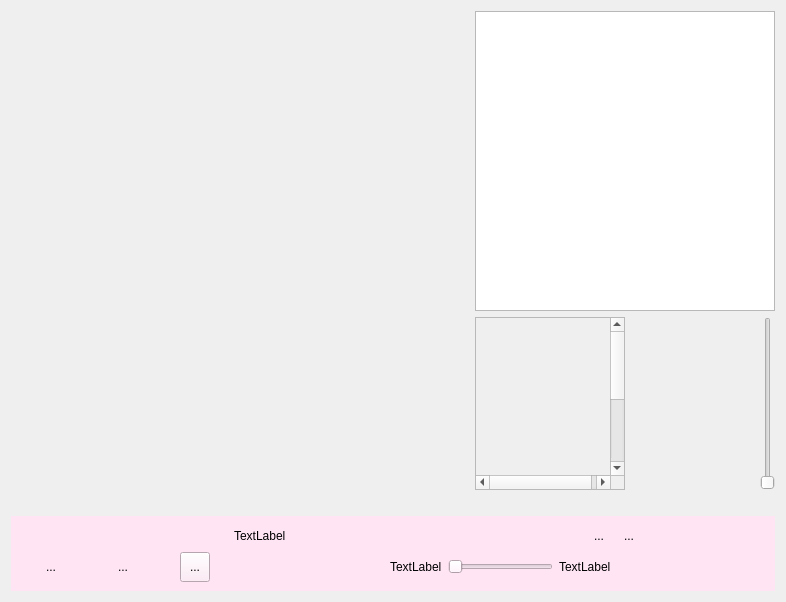
<?xml version="1.0" encoding="UTF-8"?>
<ui version="4.0">
 <class>MusicPlayerWidget</class>
 <widget class="QWidget" name="MusicPlayerWidget">
  <property name="geometry">
   <rect>
    <x>0</x>
    <y>0</y>
    <width>786</width>
    <height>602</height>
   </rect>
  </property>
  <property name="windowTitle">
   <string>musicplayer</string>
  </property>
  <property name="windowIcon">
   <iconset resource="picture.qrc">
    <normaloff>:/ico/images/playerlog.png</normaloff>:/ico/images/playerlog.png</iconset>
  </property>
  <layout class="QGridLayout" name="gridLayout_2">
   <item row="0" column="0">
    <widget class="QLabel" name="label_cover">
     <property name="minimumSize">
      <size>
       <width>300</width>
       <height>300</height>
      </size>
     </property>
     <property name="maximumSize">
      <size>
       <width>16777215</width>
       <height>350</height>
      </size>
     </property>
     <property name="text">
      <string/>
     </property>
    </widget>
   </item>
   <item row="0" column="1" colspan="3">
    <widget class="QTextEdit" name="textEdit">
     <property name="minimumSize">
      <size>
       <width>300</width>
       <height>0</height>
      </size>
     </property>
     <property name="maximumSize">
      <size>
       <width>16777215</width>
       <height>300</height>
      </size>
     </property>
    </widget>
   </item>
   <item row="0" column="4">
    <spacer name="horizontalSpacer_8">
     <property name="orientation">
      <enum>Qt::Horizontal</enum>
     </property>
     <property name="sizeHint" stdset="0">
      <size>
       <width>40</width>
       <height>20</height>
      </size>
     </property>
    </spacer>
   </item>
   <item row="1" column="0">
    <spacer name="verticalSpacer">
     <property name="orientation">
      <enum>Qt::Vertical</enum>
     </property>
     <property name="sizeHint" stdset="0">
      <size>
       <width>20</width>
       <height>40</height>
      </size>
     </property>
    </spacer>
   </item>
   <item row="1" column="1" rowspan="2">
    <widget class="QScrollArea" name="scrollArea_playlist">
     <property name="sizePolicy">
      <sizepolicy hsizetype="Ignored" vsizetype="Ignored">
       <horstretch>0</horstretch>
       <verstretch>0</verstretch>
      </sizepolicy>
     </property>
     <property name="minimumSize">
      <size>
       <width>150</width>
       <height>140</height>
      </size>
     </property>
     <property name="widgetResizable">
      <bool>true</bool>
     </property>
     <widget class="QWidget" name="scrollAreaWidgetContents">
      <property name="geometry">
       <rect>
        <x>0</x>
        <y>-42</y>
        <width>140</width>
        <height>300</height>
       </rect>
      </property>
      <property name="minimumSize">
       <size>
        <width>140</width>
        <height>300</height>
       </size>
      </property>
     </widget>
    </widget>
   </item>
   <item row="1" column="3" rowspan="2">
    <widget class="QSlider" name="verticalSlider_noise">
     <property name="minimumSize">
      <size>
       <width>0</width>
       <height>100</height>
      </size>
     </property>
     <property name="orientation">
      <enum>Qt::Vertical</enum>
     </property>
    </widget>
   </item>
   <item row="2" column="2">
    <spacer name="horizontalSpacer_10">
     <property name="orientation">
      <enum>Qt::Horizontal</enum>
     </property>
     <property name="sizeHint" stdset="0">
      <size>
       <width>129</width>
       <height>20</height>
      </size>
     </property>
    </spacer>
   </item>
   <item row="3" column="0">
    <spacer name="horizontalSpacer_5">
     <property name="orientation">
      <enum>Qt::Horizontal</enum>
     </property>
     <property name="sizeType">
      <enum>QSizePolicy::Expanding</enum>
     </property>
     <property name="sizeHint" stdset="0">
      <size>
       <width>900</width>
       <height>20</height>
      </size>
     </property>
    </spacer>
   </item>
   <item row="3" column="4">
    <spacer name="horizontalSpacer_9">
     <property name="orientation">
      <enum>Qt::Horizontal</enum>
     </property>
     <property name="sizeType">
      <enum>QSizePolicy::Expanding</enum>
     </property>
     <property name="sizeHint" stdset="0">
      <size>
       <width>13</width>
       <height>20</height>
      </size>
     </property>
    </spacer>
   </item>
   <item row="4" column="0" colspan="4">
    <widget class="QWidget" name="Buttonwidget" native="true">
     <property name="maximumSize">
      <size>
       <width>16777215</width>
       <height>80</height>
      </size>
     </property>
     <property name="styleSheet">
      <string notr="true">background-color: rgb(255, 229, 244);</string>
     </property>
     <layout class="QGridLayout" name="gridLayout">
      <item row="0" column="0">
       <spacer name="horizontalSpacer_4">
        <property name="orientation">
         <enum>Qt::Horizontal</enum>
        </property>
        <property name="sizeHint" stdset="0">
         <size>
          <width>208</width>
          <height>18</height>
         </size>
        </property>
       </spacer>
      </item>
      <item row="0" column="1">
       <widget class="QLabel" name="label_songname">
        <property name="text">
         <string>TextLabel</string>
        </property>
       </widget>
      </item>
      <item row="0" column="2">
       <spacer name="horizontalSpacer_3">
        <property name="orientation">
         <enum>Qt::Horizontal</enum>
        </property>
        <property name="sizeHint" stdset="0">
         <size>
          <width>191</width>
          <height>20</height>
         </size>
        </property>
       </spacer>
      </item>
      <item row="0" column="3">
       <widget class="QToolButton" name="toolButton_playlist">
        <property name="styleSheet">
         <string notr="true">border-image: url(:/ico/images/playlist.png);</string>
        </property>
        <property name="text">
         <string>...</string>
        </property>
        <property name="autoRaise">
         <bool>true</bool>
        </property>
       </widget>
      </item>
      <item row="0" column="4">
       <widget class="QToolButton" name="toolButton_nosie">
        <property name="styleSheet">
         <string notr="true">border-image: url(:/ico/images/noise.png);</string>
        </property>
        <property name="text">
         <string>...</string>
        </property>
        <property name="autoRaise">
         <bool>true</bool>
        </property>
       </widget>
      </item>
      <item row="1" column="0">
       <layout class="QHBoxLayout" name="horizontalLayout">
        <property name="sizeConstraint">
         <enum>QLayout::SetMinimumSize</enum>
        </property>
        <item>
         <widget class="QToolButton" name="toolButton_last">
          <property name="minimumSize">
           <size>
            <width>30</width>
            <height>30</height>
           </size>
          </property>
          <property name="styleSheet">
           <string notr="true">border-image: url(:/ico/images/last.png);</string>
          </property>
          <property name="text">
           <string>...</string>
          </property>
          <property name="autoRaise">
           <bool>true</bool>
          </property>
         </widget>
        </item>
        <item>
         <spacer name="horizontalSpacer">
          <property name="orientation">
           <enum>Qt::Horizontal</enum>
          </property>
          <property name="sizeType">
           <enum>QSizePolicy::Fixed</enum>
          </property>
          <property name="sizeHint" stdset="0">
           <size>
            <width>20</width>
            <height>20</height>
           </size>
          </property>
         </spacer>
        </item>
        <item>
         <widget class="QToolButton" name="toolButton_play">
          <property name="minimumSize">
           <size>
            <width>30</width>
            <height>30</height>
           </size>
          </property>
          <property name="styleSheet">
           <string notr="true">border-image: url(:/ico/images/stop.png);</string>
          </property>
          <property name="text">
           <string>...</string>
          </property>
          <property name="autoRaise">
           <bool>true</bool>
          </property>
         </widget>
        </item>
        <item>
         <spacer name="horizontalSpacer_2">
          <property name="orientation">
           <enum>Qt::Horizontal</enum>
          </property>
          <property name="sizeType">
           <enum>QSizePolicy::Fixed</enum>
          </property>
          <property name="sizeHint" stdset="0">
           <size>
            <width>20</width>
            <height>20</height>
           </size>
          </property>
         </spacer>
        </item>
        <item>
         <widget class="QToolButton" name="toolButton_nexr">
          <property name="minimumSize">
           <size>
            <width>30</width>
            <height>30</height>
           </size>
          </property>
          <property name="styleSheet">
           <string notr="true">border-image: url(:/ico/images/next.png);</string>
          </property>
          <property name="text">
           <string>...</string>
          </property>
         </widget>
        </item>
       </layout>
      </item>
      <item row="1" column="1">
       <spacer name="horizontalSpacer_6">
        <property name="orientation">
         <enum>Qt::Horizontal</enum>
        </property>
        <property name="sizeHint" stdset="0">
         <size>
          <width>121</width>
          <height>20</height>
         </size>
        </property>
       </spacer>
      </item>
      <item row="1" column="2" colspan="2">
       <layout class="QHBoxLayout" name="horizontalLayout_2">
        <item>
         <widget class="QLabel" name="label_curtime">
          <property name="text">
           <string>TextLabel</string>
          </property>
         </widget>
        </item>
        <item>
         <widget class="QSlider" name="horizontalSlider_progress">
          <property name="orientation">
           <enum>Qt::Horizontal</enum>
          </property>
         </widget>
        </item>
        <item>
         <widget class="QLabel" name="label_songtime">
          <property name="text">
           <string>TextLabel</string>
          </property>
         </widget>
        </item>
       </layout>
      </item>
      <item row="1" column="4">
       <spacer name="horizontalSpacer_7">
        <property name="orientation">
         <enum>Qt::Horizontal</enum>
        </property>
        <property name="sizeHint" stdset="0">
         <size>
          <width>120</width>
          <height>20</height>
         </size>
        </property>
       </spacer>
      </item>
     </layout>
    </widget>
   </item>
  </layout>
 </widget>
 <resources>
  <include location="picture.qrc"/>
 </resources>
 <connections/>
</ui>
